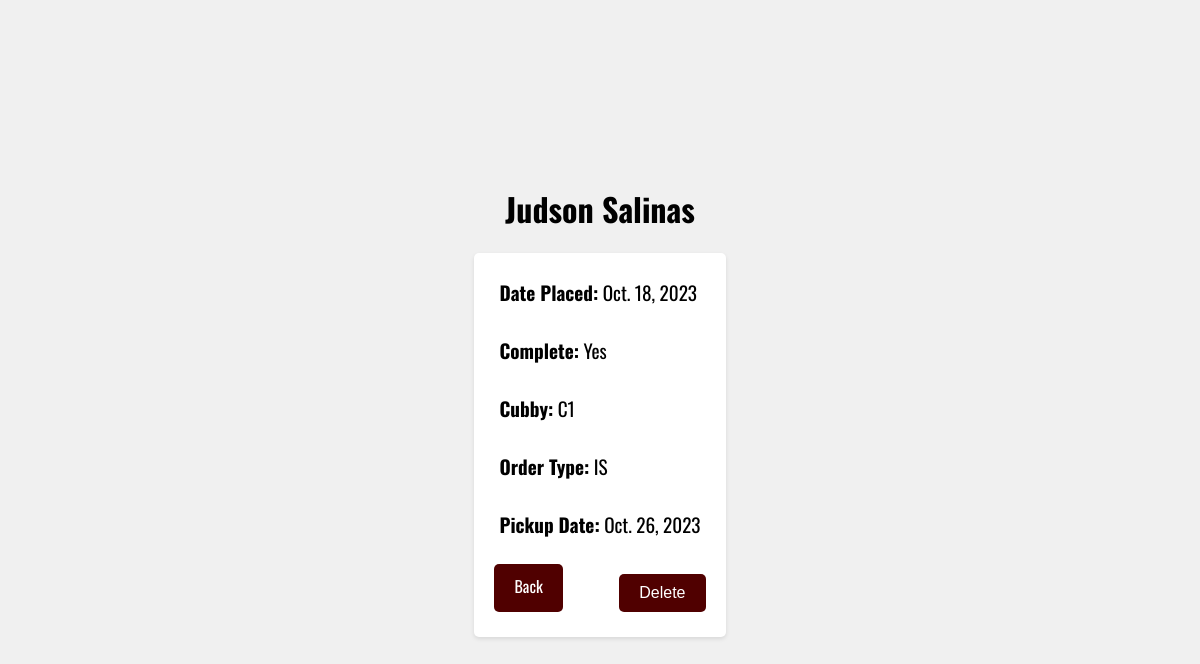
Page /order/11/ on the committed database.
### manager/models.py (models this page shows, shortened)
class Order(models.Model):
    name = models.CharField(max_length=100)
    datePlaced = models.DateField()
    complete = models.BooleanField()
    cubby = models.ForeignKey(Cubby, on_delete=models.CASCADE)
    orderType = models.ForeignKey(OrdType, on_delete=models.CASCADE)
    pickupDate = models.DateField(null=True)

class Cubby(models.Model):
    location = models.CharField(max_length=2)
    def __str__(self):
        return self.location

class OrdType(models.Model):
    type = models.CharField(max_length=2)
    def __str__(self):
        return self.type

### manager/views.py (the view)
# urls.py: path("order/<int:pk>/", views.order_detail_view, name='order_detail'),
def order_detail_view(request, pk):
    try:
        order = Order.objects.get(pk=pk)
    except Order.DoesNotExist:
        raise Http404('Order Does not exist')
    return render(request, 'order_detail.html', context={'order': order})

### manager/templates/order_detail.html (shortened to what this page needs)
<!DOCTYPE html>
<html>
<head>
</head>
<body>
    <h1>{{ order.name }}</h1>
    <div class="details">
        <p><strong>Date Placed:</strong> {{ order.datePlaced }}</p>
        <p><strong>Complete:</strong> {% if order.complete %}Yes{% else %}No{% endif %}</p>
        <p><strong>Cubby:</strong> {{ order.cubby }}</p>
        <p><strong>Order Type:</strong> {{ order.orderType }}</p>
        <p><strong>Pickup Date:</strong> {{ order.pickupDate }}</p>
        <div class="button-container">
            <a class="btn" href="{% url 'viewOrders' %}">Back</a>
            <form action="{% url 'order_delete' order.id %}" method="post">
                <input type="submit" class="btn-delete" value="Delete">
            </form>
        </div>
    </div>
</body>
</html>

### manager/templates/order_detail.html (style rules this page uses)
body { font-family: 'Oswald', sans-serif; background-color: #f0f0f0; display: flex; flex-direction: column; justify-content: center; align-items: center; height: 100vh; margin: 0; }
h1 { color: black; font-size: 2rem; }
.details { background-color: #fff; padding: 20px; padding-top: 0; padding-bottom: 25px; border-radius: 5px; box-shadow: 0 2px 4px rgba(0, 0, 0, 0.1); text-align: left; }
.details p { font-size: 1.2rem; padding: 5px; }
.button-container { display: flex; justify-content: space-between; }
.btn { text-decoration: none; color: #fff; background-color: #500000; padding: 10px 20px; border-radius: 5px; font-size: 16px; }
.btn-delete { border: none; background-color: #500000; color: #fff; padding: 10px 20px; border-radius: 5px; font-size: 16px; margin-top: 10px; cursor: pointer; }

### rows in the picture
Order: name "Judson Salinas", datePlaced "Oct. 18, 2023", cubby "C1", orderType "IS", pickupDate "Oct. 26, 2023"
